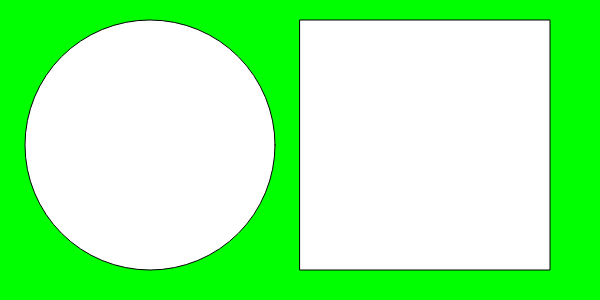
Frame 1 (no input)
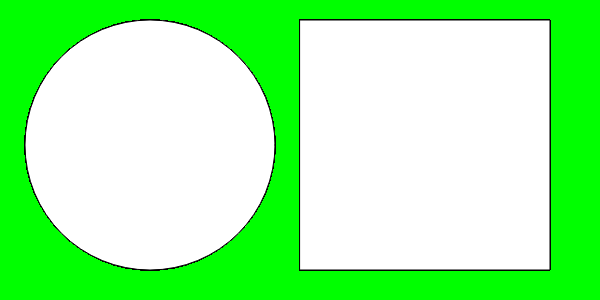
Frame 60 (no input)
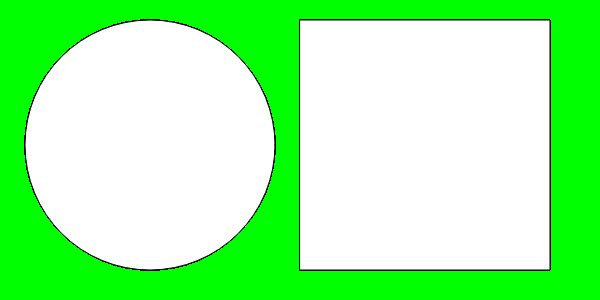
Frame 120 (the mouse pressed at the canvas centre since frame 60)

The p5.js sketch that drew these frames (run headless with seeded random() and noise() and a simulated clock; from frame 60 on, the mouse is pressed at the canvas centre):

// p5.js sketch
// ── sketch.js
//Antoine Sfeir
//CSC2463
//example1
function setup() {
  createCanvas(600, 300);
  background('rgb(0,255,0)');
}

function draw() {
  fill('white'); 
  rect(300, 20, 250, 250);
  ellipse(150, 145, 250, 250);
}
